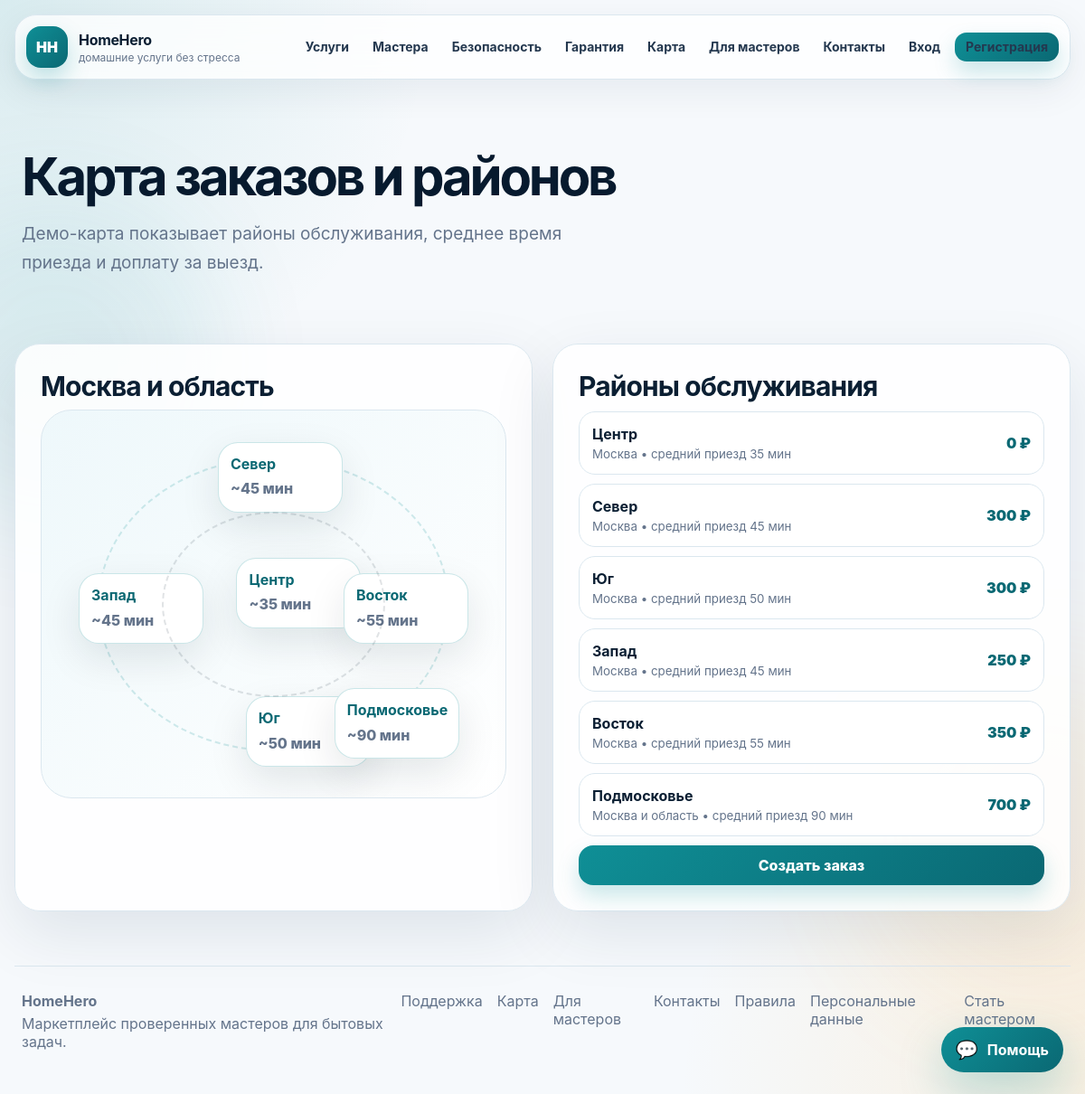
The app's page /areas with its own data.
### tables this page shows
CREATE TABLE service_areas (
        id INTEGER PRIMARY KEY AUTOINCREMENT,
        name TEXT NOT NULL UNIQUE,
        city TEXT NOT NULL,
        base_trip_price INTEGER NOT NULL DEFAULT 0,
        avg_arrival_minutes INTEGER NOT NULL DEFAULT 60,
        active INTEGER NOT NULL DEFAULT 1
    );

### app.py (the view)
@app.route("/areas")
def areas():
    rows = all_rows("SELECT * FROM service_areas WHERE active=1 ORDER BY id")
    return render_template("areas.html", areas=rows)

### app.py (called while the page is built)
def db():
    if "db" not in g:
        g.db = sqlite3.connect(app.config["DATABASE"])
        g.db.row_factory = sqlite3.Row
    return g.db

def all_rows(sql, params=()):
    return db().execute(sql, params).fetchall()

@app.before_request
def load_user():
    user_id = session.get("user_id")
    g.user = one("SELECT * FROM users WHERE id=?", (user_id,)) if user_id else None

@app.context_processor
def globals_for_templates():
    try:
        categories = all_rows("SELECT * FROM categories ORDER BY name")
    except Exception:
        categories = []
    return {
        "nav_categories": categories,
        "status_labels": STATUS_LABELS,
        "payment_labels": PAYMENT_LABELS,
        "ticket_status_labels": TICKET_STATUS_LABELS,
        "ticket_priority_labels": TICKET_PRIORITY_LABELS,
        "verification_status_labels": VERIFICATION_STATUS_LABELS,
        "payment_event_labels": PAYMENT_EVENT_LABELS,
        "dispute_status_labels": DISPUTE_STATUS_LABELS,
        "avatar_src": avatar_src,
        "is_verified": is_verified,
        "current_year": datetime.now().year,
    }

### templates/areas.html (shortened to what this page needs)
{% extends "base.html" %}
{% block content %}
<section class="page-head">
  <h1>Карта заказов и районов</h1>
  <p>Демо-карта показывает районы обслуживания, среднее время приезда и доплату за выезд.</p>
</section>
<section class="section split">
  <div class="panel map-panel">
    <h2>Москва и область</h2>
    <div class="demo-map">
      {% for area in areas %}
        <div class="map-zone zone-{{ loop.index }}">
          <strong>{{ area.name }}</strong>
          <span>~{{ area.avg_arrival_minutes }} мин</span>
        </div>
      {% endfor %}
    </div>
  </div>
  <div class="panel">
    <h2>Районы обслуживания</h2>
    {% for area in areas %}
      <div class="ticket-line">
        <div><strong>{{ area.name }}</strong><small>{{ area.city }} • средний приезд {{ area.avg_arrival_minutes }} мин</small></div>
        <span>{{ area.base_trip_price }} ₽</span>
      </div>
    {% endfor %}
    <a class="btn btn-primary full" href="{{ url_for('new_order') if g.user else url_for('register') }}">Создать заказ</a>
  </div>
</section>
{% endblock %}

### static/css/style.css (style rules this page uses)
:root { --bg:#f6f9fc; --surface:#ffffff; --surface-2:#f0f7fb; --ink:#0b1f33; --muted:#64748b; --line:#dbe7ef; --primary:#0f8f96; --primary-dark:#0a6873; --accent:#ffb84d; --danger:#e34b5f; --green:#1fa463; --shadow:0 24px 70px rgba(12,42,71,.10); --radius:28px; }
* { box-sizing:border-box }
body { margin:0; font-family:Inter,Arial,sans-serif; color:var(--ink); background: radial-gradient(circle at top left,rgba(15,143,150,.13),transparent 30rem), radial-gradient(circle at bottom right,rgba(255,184,77,.15),transparent 28rem), var(--bg); }
a { color:inherit;text-decoration:none }
.btn { display:inline-flex;align-items:center;justify-content:center;gap:8px; border:0;border-radius:16px;padding:12px 18px;font-weight:800;cursor:pointer; transition:.2s transform,.2s box-shadow,.2s background }
.btn-primary { background:linear-gradient(135deg,var(--primary),var(--primary-dark));color:white;box-shadow:0 12px 24px rgba(15,143,150,.22) }
.full { width:100% }
.hero h1,.page-head h1 { font-size:58px;line-height:.96;margin:16px 0;color:#071a2e;letter-spacing:-.055em }
.hero p,.page-head p { font-size:19px;line-height:1.7;color:var(--muted);max-width:650px }
.stats div,.metric,.card,.panel,.service-card,.master-card { background:rgba(255,255,255,.86);border:1px solid var(--line);border-radius:var(--radius);box-shadow:var(--shadow) }
.section { margin:34px 0 }
.section-head h2,.panel h2 { margin:0 0 8px;font-size:30px;letter-spacing:-.03em }
.split { display:grid;grid-template-columns:1fr 1fr;gap:22px }
.panel { padding:28px }
.page-head { padding:46px 8px 20px }
.ticket-line { display:grid; grid-template-columns:1fr auto; gap:14px; align-items:center; padding:14px; border:1px solid var(--line); border-radius:18px; margin:10px 0; background:#fff; }
.ticket-line small { display:block;color:var(--muted);margin-top:4px }
.ticket-line span { color:var(--primary-dark);font-weight:900 }
html { scroll-behavior:smooth }
.btn { position:relative;overflow:hidden }
.btn-primary:after { content:"";position:absolute;inset:-20% auto -20% 0;width:32%; background:linear-gradient(90deg,transparent,rgba(255,255,255,.45),transparent); transform:translateX(-140%) skewX(-18deg) }
.service-card,.master-card,.panel,.metric,.stats div,.contact-card,.safety-card,.testimonial,.process-step { transition:.25s transform,.25s box-shadow,.25s border-color }
.reveal { opacity:0;transform:translateY(24px) }
.reveal.visible { animation:fadeUp .75s cubic-bezier(.2,.8,.2,1) forwards }
body { overflow-x:hidden }
.split { grid-template-columns:minmax(0,1fr) minmax(0,1fr) }
html,body { width:100%; max-width:100%; overflow-x:hidden!important; }
body { min-width:0; }
main,section,.section,.page-head,.hero,.stats,.grid,.split { max-width:100%!important; }
.split { grid-template-columns:minmax(0,1fr) minmax(0,1fr)!important; }
.demo-map { position:relative; min-height:430px; border-radius:34px; overflow:hidden; background: radial-gradient(circle at 20% 20%, rgba(15,143,150,.22), transparent 0 120px), radial-gradient(circle at 80% 70%, rgba(31,164,99,.18), transparent 0 150px), linear-gradient(135deg,#eef8fb,#ffffff); border:1px solid var(--line); }
.demo-map:before, .demo-map:after { content:""; position:absolute; inset:12%; border:2px dashed rgba(15,143,150,.18); border-radius:50%; }
.demo-map:after { inset:26%; border-color:rgba(4,25,44,.12); }
.map-zone { position:absolute; width:138px; min-height:78px; border-radius:22px; padding:13px; background:white; border:1px solid rgba(15,143,150,.22); box-shadow:0 16px 44px rgba(4,25,44,.10); display:grid; gap:5px; }
.map-zone strong { color:var(--primary-dark) }
.map-zone span { color:var(--muted);font-weight:800 }
.zone-1 { left:42%;top:38% }
.zone-2 { left:38%;top:8% }
.zone-3 { left:44%;bottom:8% }
.zone-4 { left:8%;top:42% }
.zone-5 { right:8%;top:42% }
.zone-6 { right:10%;bottom:10% }

### records on screen
service_areas: name "Центр", avg_arrival_minutes "35", city "Москва", base_trip_price "0"
service_areas: name "Север", avg_arrival_minutes "45", city "Москва", base_trip_price "300"
service_areas: name "Юг", avg_arrival_minutes "50", city "Москва", base_trip_price "300"
service_areas: name "Запад", avg_arrival_minutes "45", city "Москва", base_trip_price "250"
service_areas: name "Восток", avg_arrival_minutes "55", city "Москва", base_trip_price "350"
service_areas: name "Подмосковье", avg_arrival_minutes "90", city "Москва и область", base_trip_price "700"
